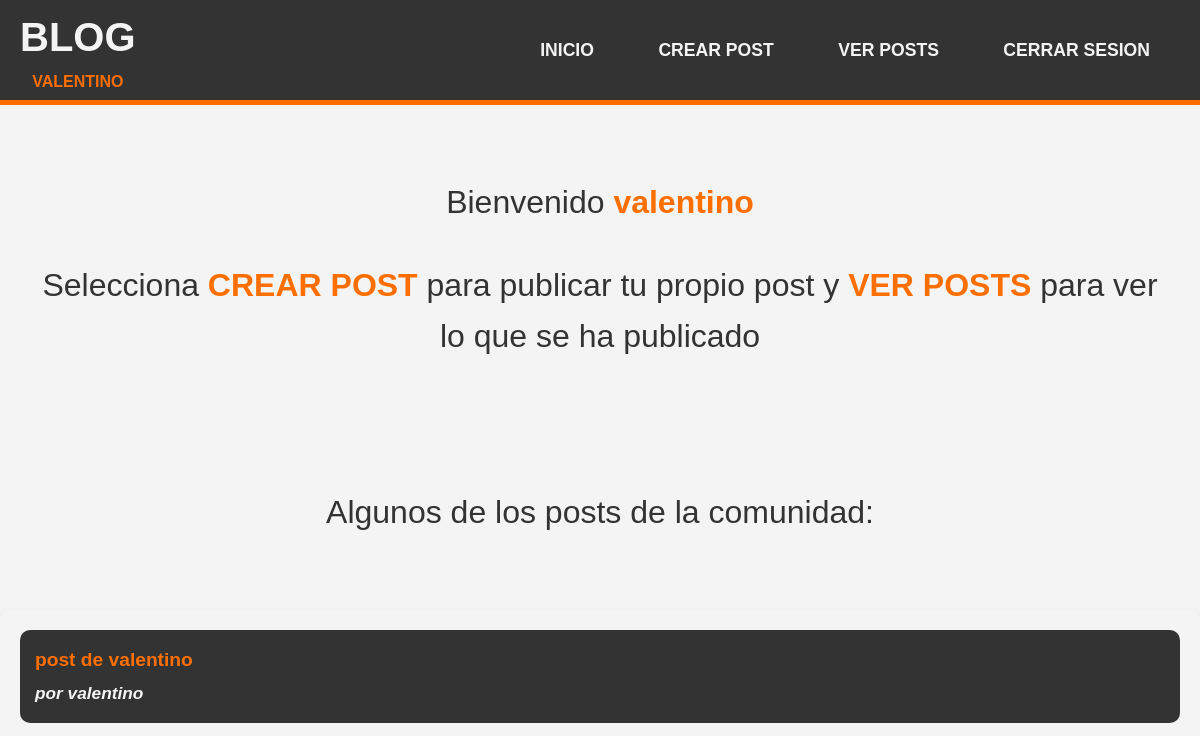
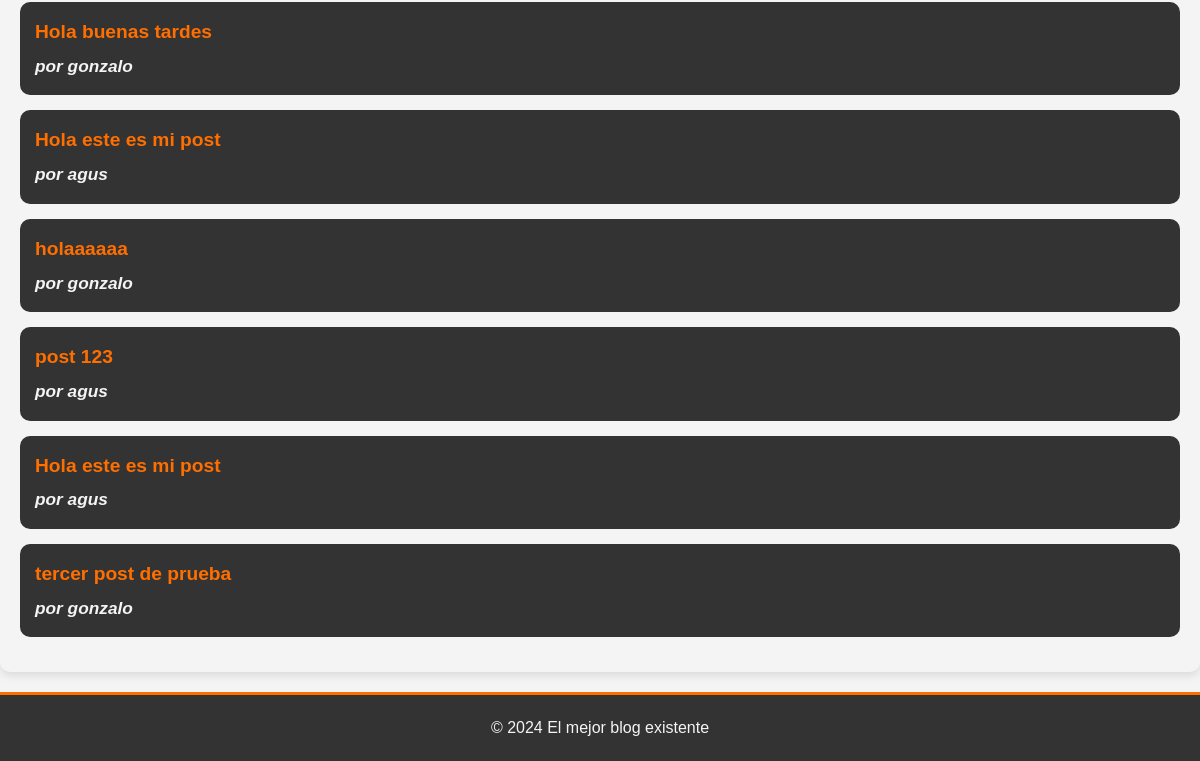
The page / (signed in) on the database as committed earlier (2 pictures, top to bottom).
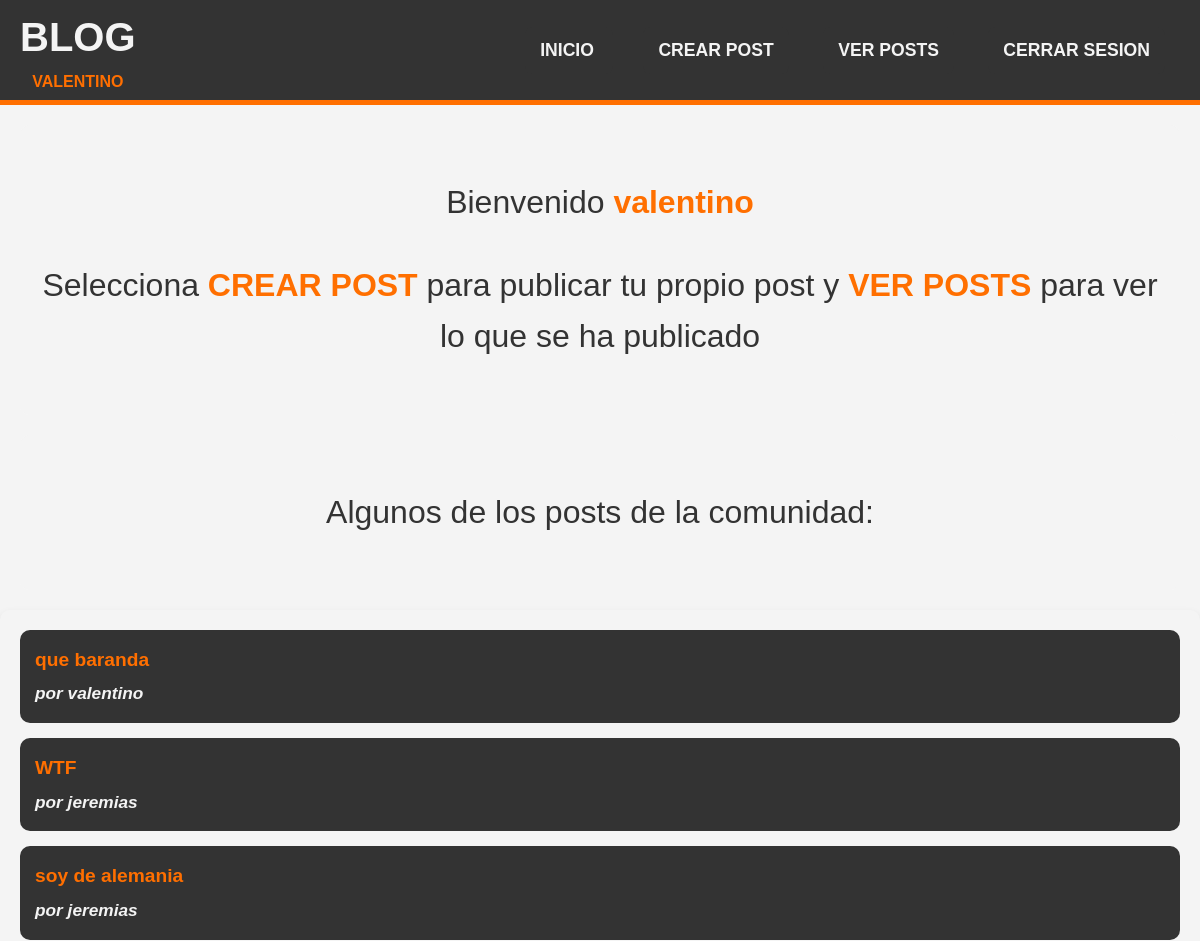
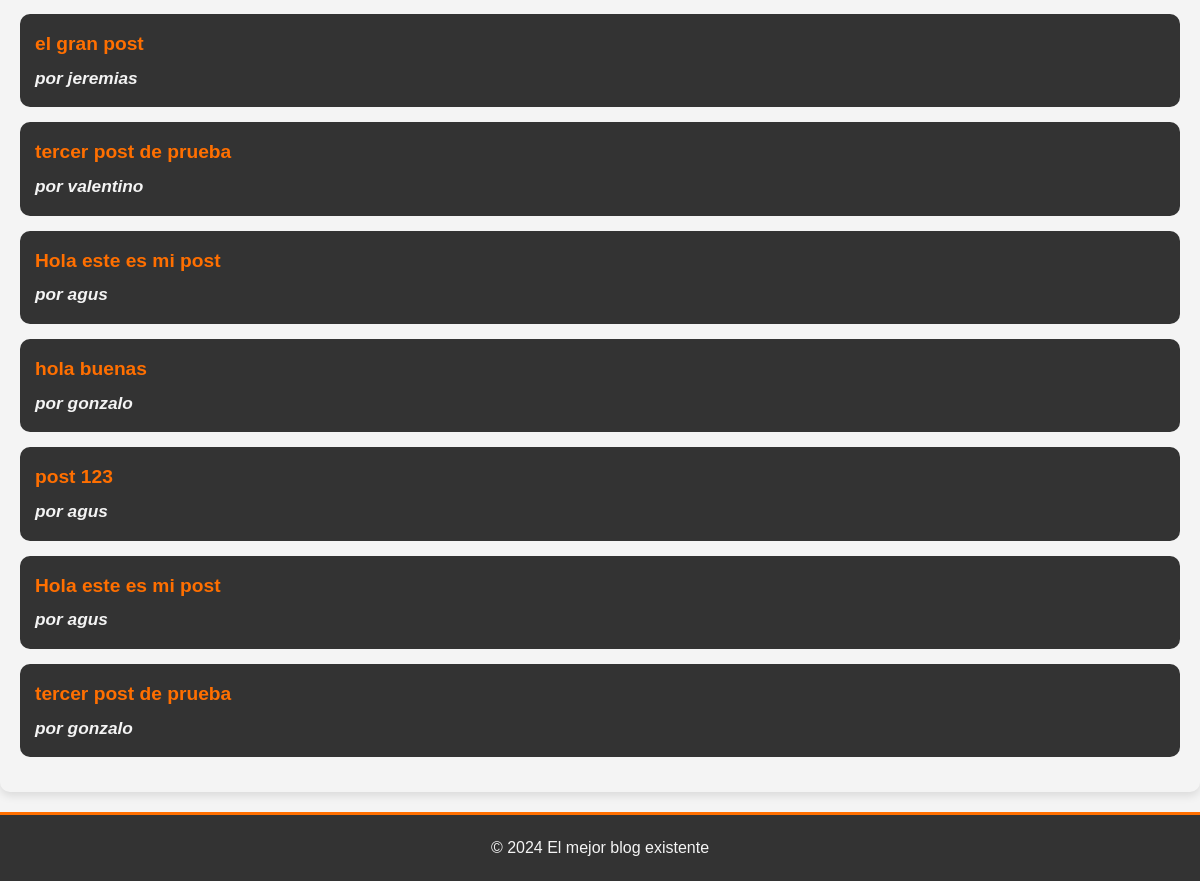
The same page on the database as committed later (2 pictures, top to bottom).
### post/models.py (models this page shows, shortened)
class Posteo(models.Model):
    titulo = models.CharField(max_length=120)
    contenido= models.TextField()
    Fecha_de_publicacion = models.DateTimeField(auto_now_add=True)
    author= models.ForeignKey(User, on_delete=models.CASCADE, related_name='post_manage')

### post/views.py (the view)
# urls.py: path('', views.home,name='home'),
def home(request):
    posts = Posteo.objects.all().order_by('-Fecha_de_publicacion')  # Muestra los posts más recientes primero
    return render(request, 'home.html', {'posts':posts})

### post/templates/home.html (shortened to what this page needs)
{% extends 'base.html' %}
{% block content %}
{% if user.is_authenticated %}
<div class="home">
    <p>Bienvenido <strong>{{ user.username }} </strong></p>
    <p>Selecciona <strong>CREAR POST</strong> para publicar tu propio post y <strong>VER POSTS</strong> para ver lo que se ha publicado</p>
</div>
<div class="home"><p>Algunos de los posts de la comunidad:</p></div>
<div class="post-container">
    <ul>
        {% for post in posts %}
        <a href="{% url 'detalle_posteo' post.pk %}" class="post-link">
        <li>
            {{ post.titulo }}
            <span>por {{ post.author }}</span>
        </li>
        </a>
        {% empty %}
        <li>No hay posts disponibles en este momento.</li>
        {% endfor %}
    </ul>
</div
{% else %}
    <div class="home">
    <p><strong>Inicia Sesion</strong> o <strong>Registrate</strong> para ver el contenido de la pagina</p>
    </div>
{% endif %}
{% endblock %}

### post/templates/base.html (shortened to what this page needs)
<!DOCTYPE html>
<html lang="es">
<head>
    {% load static %}
    <link rel="stylesheet" href="{% static 'css/styles.css' %}">
    <link rel="stylesheet" href="{% static 'css/extra.css' %}">
</head>
<body>
    <header>
        <div class="header">
        <h1>BLOG</h1>
        <p><strong> {{ user.username|upper }}</strong> </p>
        </div>
        <nav>
            <ul>
                {% if user.is_authenticated %}
                <li><a href="{% url 'home' %}">INICIO</a> </li>
                <li><a href="{% url 'crear' %}">CREAR POST</a></li>
                <li><a href="{% url 'lista_posteos' %}">VER POSTS</a></li>
                <li><a href="{% url 'logout' %}">CERRAR SESION</a></li>
                {% else %}
                <li><a href="{% url 'login' %}">INICIAR SESION</a></li>
                <li><a href="{% url 'register' %}">REGISTRARSE </a></li>
                {% endif %}
            </ul>
        </nav>
    </header>
    <main>
        {% block content %}
        {% endblock %}
    </main>
    <footer>
       © 2024 El mejor blog existente
    </footer>
</body>
</html>

### post/static/css/styles.css (style rules this page uses)
:root { --color-naranja: #ff6f00; --color-gris: #333333; --color-claro: #f4f4f4; }
body { font-family: Arial, Helvetica, sans-serif; background-color: var(--color-claro); color: var(--color-gris); margin: 0; padding: 0; line-height: 1.6; min-height: 100vh; }
header { display: flex; align-items: center; justify-content: space-between; background-color: var(--color-gris); color: var(--color-claro); padding: 0 20px; text-align: center; border-bottom: 5px solid var(--color-naranja); height: 100px; }
header h1 { margin: 0 auto; text-align: center; font-size: 2.5em; flex-grow: 1; }
header p { margin: 0; text-align: center; color: var(--color-claro); }
nav ul { list-style-type: none; padding: 0; margin: 0; text-align: center; }
nav ul li { display: inline; margin: 0 15px; }
nav ul li a { color: var(--color-claro); text-decoration: none; font-weight: bold; font-size: 1.1em; transition: color 0.5s ease; }
footer { background-color: var(--color-gris); color: var(--color-claro); text-align: center; padding: 20px; border-top: 3px solid var(--color-naranja); }
.home { text-align: center; margin: 20px; padding: 20px; background-color: var(--color-claro); border-radius: 10px; }
.home p { font-size: 2em; color: var(--color-gris); }
ul { list-style-type: none; padding: 0; }
li { background-color: var(--color-gris); border-radius: 8px; padding: 15px; margin-bottom: 10px; }
strong { color: var(--color-naranja); }

### post/static/css/extra.css (style rules this page uses)
.post-container { padding: 20px; border-radius: 10px; margin: 20px auto; max-width: 1200px; box-shadow: 0 4px 8px rgba(0, 0, 0, 0.1); }
.post-link { text-decoration: none; font-size: 1.2em; color: var(--color-naranja); font-weight: bold; transition: color 0.3s ease; }
.post-container ul { list-style-type: none; padding: 0; margin: 0; }
.post-container ul li { background-color: var(--color-gris); border-radius: 10px; padding: 15px; margin-bottom: 15px; transition: transform 0.2s ease, box-shadow 0.2s ease; }
.post-container ul li span { display: block; margin-top: 5px; color: var(--color-claro); font-size: 0.9em; font-style: italic; }

Rows that differ between the two databases and show on the page:
removed Posteo: titulo "post de valentino", author "valentino"
removed Posteo: titulo "Hola buenas tardes", author "gonzalo"
added Posteo: titulo "que baranda", author "valentino"
added Posteo: titulo "WTF", author "jeremias"
added Posteo: titulo "soy de alemania", author "jeremias"
added Posteo: titulo "el gran post", author "jeremias"
added Posteo: titulo "tercer post de prueba", author "valentino"
changed Posteo: titulo "holaaaaaa" → "hola buenas"
